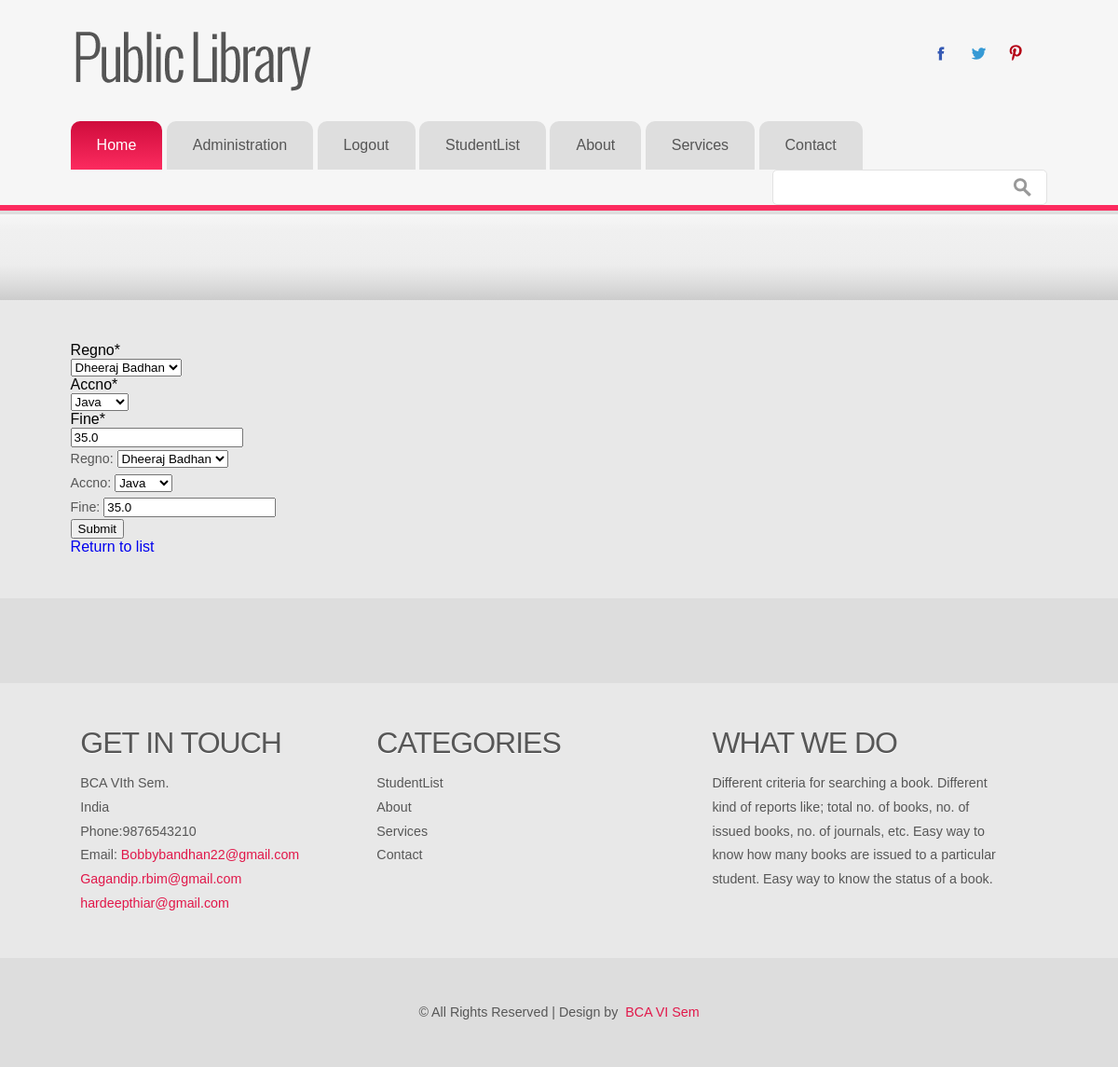
The page /fine/update/4/ (signed in) on the database its author committed.
### libsys/models.py (models this page shows, shortened)
class Fine(models.Model):
	regno = models.ForeignKey(Student)
	accno = models.ForeignKey(Book)
	fine = models.FloatField()

class Book(models.Model):
	accno = models.IntegerField(primary_key=True)
	author = models.CharField(max_length=50)
	title = models.CharField(max_length=50)
	publication = models.CharField(max_length=50)
	edition = models.CharField(max_length=50)
	no_of_copies = models.IntegerField()
	volume = models.CharField(max_length=50)
	date_purchase = models.DateField()
	price = models.FloatField()
	status = models.CharField(max_length=50)
	def __str__(self):
		return self.title

### libsys/views.py (the view)
# urls.py: url(r'^fine/update/(?P<pk>[0-9]+)/$', views.FineUpdate.as_view(), name='fine_update'),
class  FineUpdate(LoginRequiredMixin, UpdateView):
	model=Fine
	template_name = "libsys/fine_form.html"
	fields=['regno', 'accno', 'fine']

### libsys/models.py (called while the page is built)
	def __str__(self):
		return self.name

### libsys/templates/libsys/fine_form.html (shortened to what this page needs)
{% extends 'libsys/LLLL.html' %}
{% load crispy_forms_tags %}
{% block content %}
	<form method="Post">
	{% crispy form %}
	<div class="col-md-2">
		<form action="{% url 'fine' %}" method="post" accept-charset="utf-8">
			{{ form.as_p }}
    		<input  type="submit" value="Submit" />
		</form>
	</div>
	<div class="row">
		<div class="col-md-3"><a href="{% url 'fine' %}">Return to list</a>
		</div>
	</div>
{% endblock %}

### libsys/static/libsys/css/style.css (style rules this page uses)
html,body,div,span,applet,object,iframe,h1,h2,h3,h4,h5,h6,p,blockquote,pre,a,abbr,acronym,address,big,cite,code,del,dfn,em,img,ins,kbd,q,s,samp,small,strike,strong,sub,sup,tt,var,b,u,i,dl,dt,dd,ol,nav ul,nav li,fieldset,form,label,legend,table,caption,tbody,tfoot,thead,tr,th,td,article,aside,canvas,details,embed,figure,figcaption,footer,header,hgroup,menu,nav,output,ruby,section,summary,time,mark,audio,video { margin:0;padding:0;border:0;font-size:100%;font:inherit;vertical-align:baseline; }
a { text-decoration:none; }
body { background-color: #f6f6f6; font-family: Arial, Geneva,Helvetica, sans-serif; font-size: 100%; }
.content p { color: #575757; line-height: 1.8em; font-size: 0.8925em; }

### rows shown on the page
Fine: regno "Dheeraj Badhan", fine "35.0"
Book: accno "Java"
